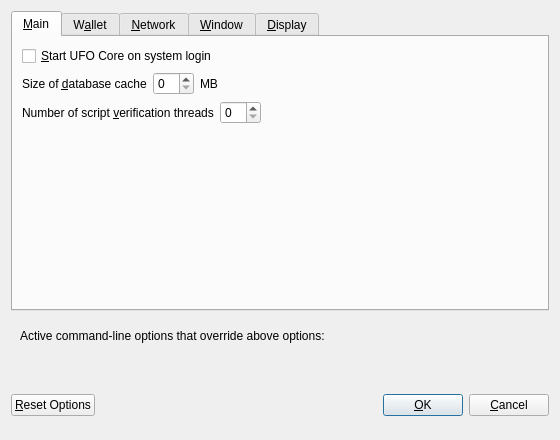
<?xml version="1.0" encoding="UTF-8"?>
<ui version="4.0">
 <class>OptionsDialog</class>
 <widget class="QDialog" name="OptionsDialog">
  <property name="geometry">
   <rect>
    <x>0</x>
    <y>0</y>
    <width>560</width>
    <height>440</height>
   </rect>
  </property>
  <property name="windowTitle">
   <string>Options</string>
  </property>
  <property name="modal">
   <bool>true</bool>
  </property>
  <layout class="QVBoxLayout" name="verticalLayout">
   <item>
    <widget class="QTabWidget" name="tabWidget">
     <property name="currentIndex">
      <number>0</number>
     </property>
     <widget class="QWidget" name="tabMain">
      <attribute name="title">
       <string>&amp;Main</string>
      </attribute>
      <layout class="QVBoxLayout" name="verticalLayout_Main">
       <item>
        <widget class="QCheckBox" name="bitcoinAtStartup">
         <property name="toolTip">
          <string>Automatically start UFO Core after logging in to the system.</string>
         </property>
         <property name="text">
          <string>&amp;Start UFO Core on system login</string>
         </property>
        </widget>
       </item>
       <item>
        <layout class="QHBoxLayout" name="horizontalLayout_2_Main">
         <item>
          <widget class="QLabel" name="databaseCacheLabel">
           <property name="text">
            <string>Size of &amp;database cache</string>
           </property>
           <property name="textFormat">
            <enum>Qt::PlainText</enum>
           </property>
           <property name="buddy">
            <cstring>databaseCache</cstring>
           </property>
          </widget>
         </item>
         <item>
          <widget class="QSpinBox" name="databaseCache"/>
         </item>
         <item>
          <widget class="QLabel" name="databaseCacheUnitLabel">
           <property name="text">
            <string>MB</string>
           </property>
           <property name="textFormat">
            <enum>Qt::PlainText</enum>
           </property>
          </widget>
         </item>
         <item>
          <spacer name="horizontalSpacer_2_Main">
           <property name="orientation">
            <enum>Qt::Horizontal</enum>
           </property>
           <property name="sizeHint" stdset="0">
            <size>
             <width>40</width>
             <height>20</height>
            </size>
           </property>
          </spacer>
         </item>
        </layout>
       </item>
       <item>
        <layout class="QHBoxLayout" name="horizontalLayout_3_Main">
         <item>
          <widget class="QLabel" name="threadsScriptVerifLabel">
           <property name="text">
            <string>Number of script &amp;verification threads</string>
           </property>
           <property name="textFormat">
            <enum>Qt::PlainText</enum>
           </property>
           <property name="buddy">
            <cstring>threadsScriptVerif</cstring>
           </property>
          </widget>
         </item>
         <item>
          <widget class="QSpinBox" name="threadsScriptVerif">
           <property name="toolTip">
            <string>(0 = auto, &lt;0 = leave that many cores free)</string>
           </property>
          </widget>
         </item>
         <item>
          <spacer name="horizontalSpacer_3_Main">
           <property name="orientation">
            <enum>Qt::Horizontal</enum>
           </property>
           <property name="sizeHint" stdset="0">
            <size>
             <width>40</width>
             <height>20</height>
            </size>
           </property>
          </spacer>
         </item>
        </layout>
       </item>
       <item>
        <spacer name="verticalSpacer_Main">
         <property name="orientation">
          <enum>Qt::Vertical</enum>
         </property>
         <property name="sizeHint" stdset="0">
          <size>
           <width>20</width>
           <height>40</height>
          </size>
         </property>
        </spacer>
       </item>
      </layout>
     </widget>
     <widget class="QWidget" name="tabWallet">
      <attribute name="title">
       <string>W&amp;allet</string>
      </attribute>
      <layout class="QVBoxLayout" name="verticalLayout_Wallet">
       <item>
        <widget class="QGroupBox" name="groupBox">
         <property name="title">
          <string>Expert</string>
         </property>
         <layout class="QVBoxLayout" name="verticalLayout_2">
          <item>
           <widget class="QCheckBox" name="coinControlFeatures">
            <property name="toolTip">
             <string>Whether to show coin control features or not.</string>
            </property>
            <property name="text">
             <string>Enable coin &amp;control features</string>
            </property>
           </widget>
          </item>
          <item>
           <widget class="QCheckBox" name="spendZeroConfChange">
            <property name="toolTip">
             <string>If you disable the spending of unconfirmed change, the change from a transaction cannot be used until that transaction has at least one confirmation. This also affects how your balance is computed.</string>
            </property>
            <property name="text">
             <string>&amp;Spend unconfirmed change</string>
            </property>
           </widget>
          </item>
         </layout>
        </widget>
       </item>
       <item>
        <spacer name="verticalSpacer_Wallet">
         <property name="orientation">
          <enum>Qt::Vertical</enum>
         </property>
         <property name="sizeHint" stdset="0">
          <size>
           <width>20</width>
           <height>40</height>
          </size>
         </property>
        </spacer>
       </item>
      </layout>
     </widget>
     <widget class="QWidget" name="tabNetwork">
      <attribute name="title">
       <string>&amp;Network</string>
      </attribute>
      <layout class="QVBoxLayout" name="verticalLayout_Network">
       <item>
        <widget class="QCheckBox" name="mapPortUpnp">
         <property name="toolTip">
          <string>Automatically open the UFO client port on the router. This only works when your router supports UPnP and it is enabled.</string>
         </property>
         <property name="text">
          <string>Map port using &amp;UPnP</string>
         </property>
        </widget>
       </item>
       <item>
        <widget class="QCheckBox" name="allowIncoming">
         <property name="toolTip">
          <string>Accept connections from outside</string>
         </property>
         <property name="text">
          <string>Allow incoming connections</string>
         </property>
        </widget>
       </item>
       <item>
        <widget class="QCheckBox" name="connectSocks">
         <property name="toolTip">
          <string>Connect to the UFO network through a SOCKS5 proxy.</string>
         </property>
         <property name="text">
          <string>&amp;Connect through SOCKS5 proxy (default proxy):</string>
         </property>
        </widget>
       </item>
       <item>
        <layout class="QHBoxLayout" name="horizontalLayout_1_Network">
         <item>
          <widget class="QLabel" name="proxyIpLabel">
           <property name="text">
            <string>Proxy &amp;IP:</string>
           </property>
           <property name="textFormat">
            <enum>Qt::PlainText</enum>
           </property>
           <property name="buddy">
            <cstring>proxyIp</cstring>
           </property>
          </widget>
         </item>
         <item>
          <widget class="QValidatedLineEdit" name="proxyIp">
           <property name="minimumSize">
            <size>
             <width>140</width>
             <height>0</height>
            </size>
           </property>
           <property name="maximumSize">
            <size>
             <width>140</width>
             <height>16777215</height>
            </size>
           </property>
           <property name="toolTip">
            <string>IP address of the proxy (e.g. IPv4: 127.0.0.1 / IPv6: ::1)</string>
           </property>
          </widget>
         </item>
         <item>
          <widget class="QLabel" name="proxyPortLabel">
           <property name="text">
            <string>&amp;Port:</string>
           </property>
           <property name="textFormat">
            <enum>Qt::PlainText</enum>
           </property>
           <property name="buddy">
            <cstring>proxyPort</cstring>
           </property>
          </widget>
         </item>
         <item>
          <widget class="QLineEdit" name="proxyPort">
           <property name="minimumSize">
            <size>
             <width>55</width>
             <height>0</height>
            </size>
           </property>
           <property name="maximumSize">
            <size>
             <width>55</width>
             <height>16777215</height>
            </size>
           </property>
           <property name="toolTip">
            <string>Port of the proxy (e.g. 9050)</string>
           </property>
          </widget>
         </item>
         <item>
          <spacer name="horizontalSpacer_1_Network">
           <property name="orientation">
            <enum>Qt::Horizontal</enum>
           </property>
           <property name="sizeHint" stdset="0">
            <size>
             <width>40</width>
             <height>20</height>
            </size>
           </property>
          </spacer>
         </item>
        </layout>
       </item>
       <item>
        <layout class="QHBoxLayout" name="horizontalLayout_2_Network">
         <item>
          <widget class="QLabel" name="proxyActiveNets">
           <property name="text">
            <string>Used for reaching peers via:</string>
           </property>
           <property name="textFormat">
            <enum>Qt::PlainText</enum>
           </property>
          </widget>
         </item>
         <item>
          <widget class="QCheckBox" name="proxyReachIPv4">
           <property name="enabled">
            <bool>false</bool>
           </property>
           <property name="toolTip">
            <string>Shows, if the supplied default SOCKS5 proxy is used to reach peers via this network type.</string>
           </property>
           <property name="text">
            <string/>
           </property>
          </widget>
         </item>
         <item>
          <widget class="QLabel" name="proxyReachIPv4Label">
           <property name="text">
            <string>IPv4</string>
           </property>
           <property name="textFormat">
            <enum>Qt::PlainText</enum>
           </property>
          </widget>
         </item>
         <item>
          <widget class="QCheckBox" name="proxyReachIPv6">
           <property name="enabled">
            <bool>false</bool>
           </property>
           <property name="toolTip">
            <string>Shows, if the supplied default SOCKS5 proxy is used to reach peers via this network type.</string>
           </property>
           <property name="text">
            <string/>
           </property>
          </widget>
         </item>
         <item>
          <widget class="QLabel" name="proxyReachIPv6Label">
           <property name="text">
            <string>IPv6</string>
           </property>
           <property name="textFormat">
            <enum>Qt::PlainText</enum>
           </property>
          </widget>
         </item>
         <item>
          <widget class="QCheckBox" name="proxyReachTor">
           <property name="enabled">
            <bool>false</bool>
           </property>
           <property name="toolTip">
            <string>Shows, if the supplied default SOCKS5 proxy is used to reach peers via this network type.</string>
           </property>
           <property name="text">
            <string/>
           </property>
          </widget>
         </item>
         <item>
          <widget class="QLabel" name="proxyReachTorLabel">
           <property name="text">
            <string>Tor</string>
           </property>
           <property name="textFormat">
            <enum>Qt::PlainText</enum>
           </property>
          </widget>
         </item>
         <item>
          <spacer name="horizontalSpacer_2_Network">
           <property name="orientation">
            <enum>Qt::Horizontal</enum>
           </property>
           <property name="sizeHint" stdset="0">
            <size>
             <width>40</width>
             <height>20</height>
            </size>
           </property>
          </spacer>
         </item>
        </layout>
       </item>
       <item>
        <widget class="QCheckBox" name="connectSocksTor">
         <property name="toolTip">
          <string>Connect to the UFO network through a separate SOCKS5 proxy for Tor hidden services.</string>
         </property>
         <property name="text">
          <string>Use separate SOCKS5 proxy to reach peers via Tor hidden services:</string>
         </property>
        </widget>
       </item>
       <item>
        <layout class="QHBoxLayout" name="horizontalLayout_3_Network">
         <item>
          <widget class="QLabel" name="proxyIpTorLabel">
           <property name="text">
            <string>Proxy &amp;IP:</string>
           </property>
           <property name="textFormat">
            <enum>Qt::PlainText</enum>
           </property>
           <property name="buddy">
            <cstring>proxyIpTor</cstring>
           </property>
          </widget>
         </item>
         <item>
          <widget class="QValidatedLineEdit" name="proxyIpTor">
           <property name="minimumSize">
            <size>
             <width>140</width>
             <height>0</height>
            </size>
           </property>
           <property name="maximumSize">
            <size>
             <width>140</width>
             <height>16777215</height>
            </size>
           </property>
           <property name="toolTip">
            <string>IP address of the proxy (e.g. IPv4: 127.0.0.1 / IPv6: ::1)</string>
           </property>
          </widget>
         </item>
         <item>
          <widget class="QLabel" name="proxyPortTorLabel">
           <property name="text">
            <string>&amp;Port:</string>
           </property>
           <property name="textFormat">
            <enum>Qt::PlainText</enum>
           </property>
           <property name="buddy">
            <cstring>proxyPortTor</cstring>
           </property>
          </widget>
         </item>
         <item>
          <widget class="QLineEdit" name="proxyPortTor">
           <property name="minimumSize">
            <size>
             <width>55</width>
             <height>0</height>
            </size>
           </property>
           <property name="maximumSize">
            <size>
             <width>55</width>
             <height>16777215</height>
            </size>
           </property>
           <property name="toolTip">
            <string>Port of the proxy (e.g. 9050)</string>
           </property>
          </widget>
         </item>
         <item>
          <spacer name="horizontalSpacer_4_Network">
           <property name="orientation">
            <enum>Qt::Horizontal</enum>
           </property>
           <property name="sizeHint" stdset="0">
            <size>
             <width>40</width>
             <height>20</height>
            </size>
           </property>
          </spacer>
         </item>
        </layout>
       </item>
       <item>
        <spacer name="verticalSpacer_Network">
         <property name="orientation">
          <enum>Qt::Vertical</enum>
         </property>
         <property name="sizeHint" stdset="0">
          <size>
           <width>20</width>
           <height>40</height>
          </size>
         </property>
        </spacer>
       </item>
      </layout>
     </widget>
     <widget class="QWidget" name="tabWindow">
      <attribute name="title">
       <string>&amp;Window</string>
      </attribute>
      <layout class="QVBoxLayout" name="verticalLayout_Window">
       <item>
        <widget class="QCheckBox" name="minimizeToTray">
         <property name="toolTip">
          <string>Show only a tray icon after minimizing the window.</string>
         </property>
         <property name="text">
          <string>&amp;Minimize to the tray instead of the taskbar</string>
         </property>
        </widget>
       </item>
       <item>
        <widget class="QCheckBox" name="minimizeOnClose">
         <property name="toolTip">
          <string>Minimize instead of exit the application when the window is closed. When this option is enabled, the application will be closed only after selecting Exit in the menu.</string>
         </property>
         <property name="text">
          <string>M&amp;inimize on close</string>
         </property>
        </widget>
       </item>
       <item>
        <spacer name="verticalSpacer_Window">
         <property name="orientation">
          <enum>Qt::Vertical</enum>
         </property>
         <property name="sizeHint" stdset="0">
          <size>
           <width>20</width>
           <height>40</height>
          </size>
         </property>
        </spacer>
       </item>
      </layout>
     </widget>
     <widget class="QWidget" name="tabDisplay">
      <attribute name="title">
       <string>&amp;Display</string>
      </attribute>
      <layout class="QVBoxLayout" name="verticalLayout_Display">
       <item>
        <layout class="QHBoxLayout" name="horizontalLayout_1_Display">
         <item>
          <widget class="QLabel" name="langLabel">
           <property name="text">
            <string>User Interface &amp;language:</string>
           </property>
           <property name="textFormat">
            <enum>Qt::PlainText</enum>
           </property>
           <property name="buddy">
            <cstring>lang</cstring>
           </property>
          </widget>
         </item>
         <item>
          <widget class="QValueComboBox" name="lang">
           <property name="toolTip">
            <string>The user interface language can be set here. This setting will take effect after restarting UFO Core.</string>
           </property>
          </widget>
         </item>
        </layout>
       </item>
       <item>
        <layout class="QHBoxLayout" name="horizontalLayout_2_Display">
         <item>
          <widget class="QLabel" name="unitLabel">
           <property name="text">
            <string>&amp;Unit to show amounts in:</string>
           </property>
           <property name="textFormat">
            <enum>Qt::PlainText</enum>
           </property>
           <property name="buddy">
            <cstring>unit</cstring>
           </property>
          </widget>
         </item>
         <item>
          <widget class="QValueComboBox" name="unit">
           <property name="toolTip">
            <string>Choose the default subdivision unit to show in the interface and when sending coins.</string>
           </property>
          </widget>
         </item>
        </layout>
       </item>
       <item>
        <layout class="QHBoxLayout" name="horizontalLayout_3_Display">
         <item>
          <widget class="QLabel" name="thirdPartyTxUrlsLabel">
           <property name="toolTip">
            <string>Third party URLs (e.g. a block explorer) that appear in the transactions tab as context menu items. %s in the URL is replaced by transaction hash. Multiple URLs are separated by vertical bar |.</string>
           </property>
           <property name="text">
            <string>Third party transaction URLs</string>
           </property>
           <property name="buddy">
            <cstring>thirdPartyTxUrls</cstring>
           </property>
          </widget>
         </item>
         <item>
          <widget class="QLineEdit" name="thirdPartyTxUrls">
           <property name="toolTip">
            <string>Third party URLs (e.g. a block explorer) that appear in the transactions tab as context menu items. %s in the URL is replaced by transaction hash. Multiple URLs are separated by vertical bar |.</string>
           </property>
          </widget>
         </item>
        </layout>
       </item>
       <item>
        <spacer name="verticalSpacer_Display">
         <property name="orientation">
          <enum>Qt::Vertical</enum>
         </property>
         <property name="sizeHint" stdset="0">
          <size>
           <width>20</width>
           <height>40</height>
          </size>
         </property>
        </spacer>
       </item>
      </layout>
     </widget>
    </widget>
   </item>
   <item>
    <widget class="QFrame" name="frame">
     <layout class="QVBoxLayout" name="verticalLayout_Bottom">
      <item>
       <layout class="QHBoxLayout" name="horizontalLayout_Bottom">
        <item>
         <widget class="QLabel" name="overriddenByCommandLineInfoLabel">
          <property name="text">
           <string>Active command-line options that override above options:</string>
          </property>
          <property name="textFormat">
           <enum>Qt::PlainText</enum>
          </property>
         </widget>
        </item>
        <item>
         <spacer name="horizontalSpacer_Bottom">
          <property name="orientation">
           <enum>Qt::Horizontal</enum>
          </property>
          <property name="sizeHint" stdset="0">
           <size>
            <width>40</width>
            <height>20</height>
           </size>
          </property>
         </spacer>
        </item>
       </layout>
      </item>
      <item>
       <widget class="QLabel" name="overriddenByCommandLineLabel">
        <property name="text">
         <string/>
        </property>
        <property name="textFormat">
         <enum>Qt::PlainText</enum>
        </property>
        <property name="wordWrap">
         <bool>true</bool>
        </property>
       </widget>
      </item>
     </layout>
    </widget>
   </item>
   <item>
    <layout class="QHBoxLayout" name="horizontalLayout_Buttons">
     <item>
      <widget class="QPushButton" name="resetButton">
       <property name="toolTip">
        <string>Reset all client options to default.</string>
       </property>
       <property name="text">
        <string>&amp;Reset Options</string>
       </property>
       <property name="autoDefault">
        <bool>false</bool>
       </property>
      </widget>
     </item>
     <item>
      <spacer name="horizontalSpacer_1">
       <property name="orientation">
        <enum>Qt::Horizontal</enum>
       </property>
       <property name="sizeHint" stdset="0">
        <size>
         <width>40</width>
         <height>48</height>
        </size>
       </property>
      </spacer>
     </item>
     <item>
      <widget class="QLabel" name="statusLabel">
       <property name="minimumSize">
        <size>
         <width>200</width>
         <height>0</height>
        </size>
       </property>
       <property name="font">
        <font>
         <weight>75</weight>
         <bold>true</bold>
        </font>
       </property>
       <property name="text">
        <string/>
       </property>
       <property name="textFormat">
        <enum>Qt::PlainText</enum>
       </property>
       <property name="wordWrap">
        <bool>true</bool>
       </property>
      </widget>
     </item>
     <item>
      <spacer name="horizontalSpacer_2">
       <property name="orientation">
        <enum>Qt::Horizontal</enum>
       </property>
       <property name="sizeHint" stdset="0">
        <size>
         <width>40</width>
         <height>48</height>
        </size>
       </property>
      </spacer>
     </item>
     <item>
      <widget class="QPushButton" name="okButton">
       <property name="text">
        <string>&amp;OK</string>
       </property>
       <property name="autoDefault">
        <bool>false</bool>
       </property>
       <property name="default">
        <bool>true</bool>
       </property>
      </widget>
     </item>
     <item>
      <widget class="QPushButton" name="cancelButton">
       <property name="text">
        <string>&amp;Cancel</string>
       </property>
       <property name="autoDefault">
        <bool>false</bool>
       </property>
      </widget>
     </item>
    </layout>
   </item>
  </layout>
 </widget>
 <customwidgets>
  <customwidget>
   <class>QValidatedLineEdit</class>
   <extends>QLineEdit</extends>
   <header>qvalidatedlineedit.h</header>
  </customwidget>
  <customwidget>
   <class>QValueComboBox</class>
   <extends>QComboBox</extends>
   <header>qvaluecombobox.h</header>
  </customwidget>
 </customwidgets>
 <resources/>
 <connections/>
</ui>
